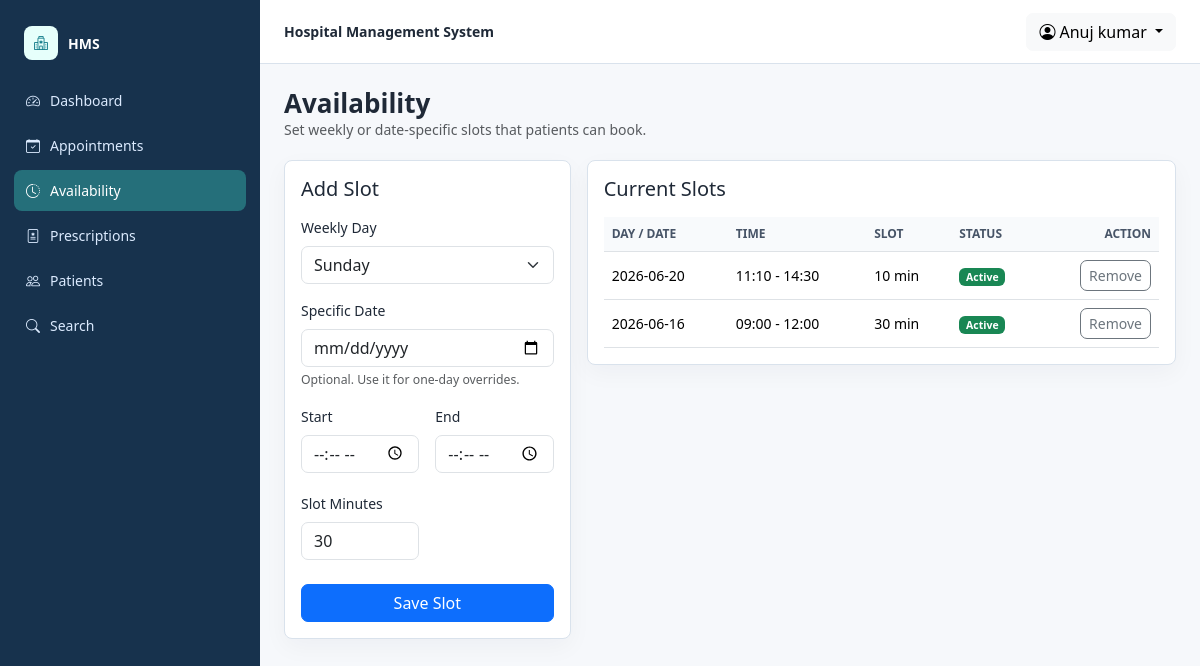
Page /hms/doctor/availability.php (signed in) on the committed database.
### tables this page shows
CREATE TABLE `doctors` (
  `id` int(11) NOT NULL,
  `specilization` varchar(255) DEFAULT NULL,
  `doctorName` varchar(255) DEFAULT NULL,
  `address` longtext DEFAULT NULL,
  `docFees` varchar(255) DEFAULT NULL,
  `contactno` bigint(11) DEFAULT NULL,
  `docEmail` varchar(255) DEFAULT NULL,
  `password` varchar(255) NOT NULL,
  `creationDate` timestamp NULL DEFAULT current_timestamp(),
  `updationDate` timestamp NULL DEFAULT NULL ON UPDATE current_timestamp()
);

CREATE TABLE `doctor_availability` (
  `id` int(11) NOT NULL,
  `doctor_id` int(11) NOT NULL,
  `day_of_week` tinyint(4) NOT NULL,
  `available_date` date DEFAULT NULL,
  `start_time` time NOT NULL,
  `end_time` time NOT NULL,
  `slot_duration_minutes` int(11) NOT NULL DEFAULT 30,
  `max_appointments` int(11) NOT NULL DEFAULT 1,
  `is_active` tinyint(1) NOT NULL DEFAULT 1,
  `created_at` datetime NOT NULL DEFAULT current_timestamp(),
  `updated_at` datetime DEFAULT NULL ON UPDATE current_timestamp()
);

### hms/doctor/availability.php (the view, shortened to what this page needs)
<?php
include('include/config.php');
$doctorId = (int) $_SESSION['id'];
$hasTable = hms_table_exists($con, 'doctor_availability');
$slots = $hasTable
    ? hms_fetch_all($con, 'SELECT * FROM doctor_availability WHERE doctor_id = ? ORDER BY is_active DESC, available_date DESC, day_of_week ASC, start_time ASC', 'i', array($doctorId))
    : array();
$days = array('Sunday', 'Monday', 'Tuesday', 'Wednesday', 'Thursday', 'Friday', 'Saturday');
hms_layout_header('Doctor Availability', 'doctor', 'availability');
?>
<div class="hms-page-title">
    <div>
        <h1>Availability</h1>
        <div class="text-muted">Set weekly or date-specific slots that patients can book.</div>
    </div>
</div>
<div class="row g-3">
    <div class="col-lg-4">
        <div class="hms-card p-3">
            <h2 class="h5 mb-3">Add Slot</h2>
            <form method="post">
                <div class="mb-3">
                    <label class="form-label">Weekly Day</label>
                    <select class="form-select" name="day_of_week" required>
                        <?php foreach ($days as $index => $dayName) { ?>
                            <option value="<?php echo hms_e($index); ?>"><?php echo hms_e($dayName); ?></option>
                        <?php } ?>
                    </select>
                </div>
                <div class="mb-3">
                    <label class="form-label">Specific Date</label>
                    <input class="form-control" type="date" name="available_date">
                    <div class="form-text">Optional. Use it for one-day overrides.</div>
                </div>
                <div class="row g-3">
                    <div class="col-6">
                        <label class="form-label">Start</label>
                        <input class="form-control" type="time" name="start_time" step="1800" required>
                    </div>
                    <div class="col-6">
                        <label class="form-label">End</label>
                        <input class="form-control" type="time" name="end_time" step="1800" required>
                    </div>
                </div>
                <div class="row g-3 mt-1">
                    <div class="col-6">
                        <label class="form-label">Slot Minutes</label>
                        <input class="form-control" type="number" name="slot_duration_minutes" min="5" value="30" required>
                    </div>
                </div>
                <button class="btn btn-primary w-100 mt-4" type="submit" <?php echo !$hasTable ? 'disabled' : ''; ?>>Save Slot</button>
            </form>
        </div>
    </div>
    <div class="col-lg-8">
        <div class="hms-card p-3">
            <h2 class="h5 mb-3">Current Slots</h2>
            <div class="table-responsive">
                <table class="table table-hover align-middle mb-0" data-sortable>
                    <thead>
                    <tr>
                        <th data-sort>Day / Date</th>
                        <th data-sort>Time</th>
                        <th data-sort>Slot</th>
                        <th data-sort>Status</th>
                        <th class="text-end">Action</th>
                    </tr>
                    </thead>
                    <tbody>
                    <?php foreach ($slots as $slot) { ?>
                        <tr>
                            <td><?php echo hms_e($slot['available_date'] ?: $days[(int) $slot['day_of_week']]); ?></td>
                            <td><?php echo hms_e(substr($slot['start_time'], 0, 5)); ?> - <?php echo hms_e(substr($slot['end_time'], 0, 5)); ?></td>
                            <td><?php echo hms_e($slot['slot_duration_minutes']); ?> min</td>
                            <td><?php echo ((int) $slot['is_active'] === 1) ? '<span class="badge text-bg-success">Active</span>' : '<span class="badge text-bg-secondary">Inactive</span>'; ?></td>
                            <td class="text-end">
                                <form method="post" onsubmit="return confirm('Remove this slot?');">
                                    <button class="btn btn-sm btn-outline-secondary" type="submit">Remove</button>
                                </form>
                            </td>
                        </tr>
                    <?php } ?>
                    </tbody>
                </table>
            </div>
        </div>
    </div>
</div>
<?php hms_layout_footer(); ?>

### hms/include/hms_helpers.php (shortened to what this page needs)
<?php
if (!defined('HMS_HELPERS_LOADED')) {
    function hms_e($value)
    {
        return htmlspecialchars((string) $value, ENT_QUOTES, 'UTF-8');
    }
    function hms_stmt($con, $sql, $types = '', $params = array())
    {
        $stmt = mysqli_prepare($con, $sql);
        if ($types !== '' && !empty($params)) {
            $bind = array_merge(array($types), $params);
            $refs = array();
            foreach ($bind as $key => $value) {
                $refs[$key] = &$bind[$key];
            }
            call_user_func_array(array($stmt, 'bind_param'), $refs);
        }
        if (!mysqli_stmt_execute($stmt)) {
            throw new RuntimeException('Database query failed.');
        }
        return $stmt;
    }
    function hms_fetch_all($con, $sql, $types = '', $params = array())
    {
        $stmt = hms_stmt($con, $sql, $types, $params);
        $result = mysqli_stmt_get_result($stmt);
        $rows = array();
        if ($result) {
            while ($row = mysqli_fetch_assoc($result)) {
                $rows[] = $row;
            }
        }
        return $rows;
    }
    function hms_fetch_one($con, $sql, $types = '', $params = array())
    {
        $rows = hms_fetch_all($con, $sql, $types, $params);
        return isset($rows[0]) ? $rows[0] : null;
    }
    function hms_scalar($con, $sql, $types = '', $params = array())
    {
        $row = hms_fetch_one($con, $sql, $types, $params);
        $values = array_values($row);
        return isset($values[0]) ? $values[0] : 0;
    }
    function hms_table_exists($con, $table)
    {
        return (int) hms_scalar(
            $con,
            'SELECT COUNT(*) FROM information_schema.tables WHERE table_schema = DATABASE() AND table_name = ?',
            's',
            array($table)
        ) > 0;
    }
    function hms_current_user_name($con, $role)
    {
        $id = isset($_SESSION['id']) ? (int) $_SESSION['id'] : 0;
        if ($role === 'doctor') {
            $row = hms_fetch_one($con, 'SELECT doctorName FROM doctors WHERE id = ?', 'i', array($id));
            return $row ? $row['doctorName'] : 'Doctor';
        }
        return 'Admin';
    }
    function hms_nav_items($role)
    {
        if ($role === 'doctor') {
            return array(
                array('dashboard', 'Dashboard', 'dashboard.php', 'bi-speedometer2'),
                array('appointments', 'Appointments', 'appointment-history.php', 'bi-calendar-check'),
                array('availability', 'Availability', 'availability.php', 'bi-clock-history'),
                array('prescriptions', 'Prescriptions', 'prescriptions.php', 'bi-file-medical'),
                array('patients', 'Patients', 'manage-patient.php', 'bi-people'),
                array('search', 'Search', 'search.php', 'bi-search')
            );
        }
        return array(
            array('dashboard', 'Dashboard', 'dashboard.php', 'bi-speedometer2'),
            array('book', 'Book Appointment', 'book-appointment.php', 'bi-calendar-plus'),
            array('appointments', 'Appointments', 'appointment-history.php', 'bi-calendar-check'),
            array('history', 'Medical History', 'manage-medhistory.php', 'bi-journal-medical'),
            array('profile', 'Profile', 'edit-profile.php', 'bi-person')
        );
    }
        ?>
<?php
    function hms_layout_header($title, $role, $active = 'dashboard')
    {
        global $con;
        $name = hms_current_user_name($con, $role);
        $items = hms_nav_items($role);
        ?>
<!doctype html>
<html lang="en">
<head>
    <link href="https://cdn.jsdelivr.net/npm/bootstrap@5.3.3/dist/css/bootstrap.min.css" rel="stylesheet">
    <link href="https://cdn.jsdelivr.net/npm/bootstrap-icons@1.11.3/font/bootstrap-icons.css" rel="stylesheet">
</head>
<body>
<div class="hms-shell">
    <aside class="hms-sidebar">
        <div class="hms-brand"><span class="hms-brand-icon"><i class="bi bi-hospital"></i></span><span>HMS</span></div>
        <nav class="hms-nav">
            <?php foreach ($items as $item) { ?>
                <a class="<?php echo $active === $item[0] ? 'active' : ''; ?>" href="<?php echo hms_e($item[2]); ?>">
                    <i class="bi <?php echo hms_e($item[3]); ?>"></i><span><?php echo hms_e($item[1]); ?></span>
                </a>
            <?php } ?>
        </nav>
    </aside>
    <div class="hms-main">
        <header class="hms-topbar">
            <div class="fw-semibold">Hospital Management System</div>
            <div class="dropdown">
                <button class="btn btn-light dropdown-toggle" type="button" data-bs-toggle="dropdown">
                    <i class="bi bi-person-circle me-1"></i><?php echo hms_e($name); ?>
                </button>
            </div>
        </header>
        <main class="hms-content">
<?php
    }
    function hms_layout_footer($extraScripts = '')
    {
        ?>
        </main>
    </div>
</div>
</body>
</html>
<?php
    }
}
?>

### hms/include/hms_helpers.php (style rules this page uses)
:root { --hms-ink: #1f2937; --hms-muted: #667085; --hms-line: #d9e2ec; --hms-bg: #f6f8fb; --hms-sidebar: #17324d; --hms-sidebar-active: #256f7a; --hms-teal: #127c8a; --hms-amber: #b7791f; }
body { background: var(--hms-bg); color: var(--hms-ink); font-size: 14px; letter-spacing: 0; }
a { text-decoration: none; }
.hms-shell { min-height: 100vh; display: grid; grid-template-columns: 260px minmax(0, 1fr); }
.hms-sidebar { background: var(--hms-sidebar); color: #fff; padding: 18px 14px; position: sticky; top: 0; height: 100vh; }
.hms-brand { display: flex; align-items: center; gap: 10px; padding: 8px 10px 20px; font-weight: 700; }
.hms-brand-icon { width: 34px; height: 34px; border-radius: 8px; background: #e6fffb; color: var(--hms-teal); display: inline-flex; align-items: center; justify-content: center; }
.hms-nav a { color: #dbeafe; display: flex; align-items: center; gap: 10px; padding: 10px 12px; border-radius: 8px; margin-bottom: 4px; }
.hms-nav a.active, .hms-nav a:hover { background: var(--hms-sidebar-active); color: #fff; }
.hms-main { min-width: 0; }
.hms-topbar { background: #fff; border-bottom: 1px solid var(--hms-line); min-height: 64px; display: flex; align-items: center; justify-content: space-between; padding: 0 24px; position: sticky; top: 0; z-index: 10; }
.hms-content { padding: 24px; }
.hms-page-title { display: flex; justify-content: space-between; gap: 16px; align-items: center; margin-bottom: 20px; }
.hms-page-title h1 { font-size: 26px; margin: 0; font-weight: 700; }
.hms-card { background: #fff; border: 1px solid var(--hms-line); border-radius: 8px; box-shadow: 0 8px 24px rgba(16, 24, 40, .04); }
.table thead th { color: #475467; background: #f8fafc; font-size: 12px; text-transform: uppercase; white-space: nowrap; }
.table td, .table th { vertical-align: middle; }
.btn { border-radius: 7px; }
.form-control, .form-select { border-radius: 7px; }

### rows in the picture
doctors: doctorName "Anuj kumar"
doctor_availability: available_date "2026-06-20", start_time "11:10", end_time "14:30", slot_duration_minutes "10", is_active "Active"
doctor_availability: available_date "2026-06-16", start_time "09:00", end_time "12:00", slot_duration_minutes "30", is_active "Active"

### other values in the picture
hms_e($item[1]) "Dashboard"
hms_e($item[1]) "Appointments"
hms_e($item[1]) "Availability"
hms_e($item[1]) "Prescriptions"
hms_e($item[1]) "Patients"
hms_e($item[1]) "Search"
form field day_of_week "Sunday"
